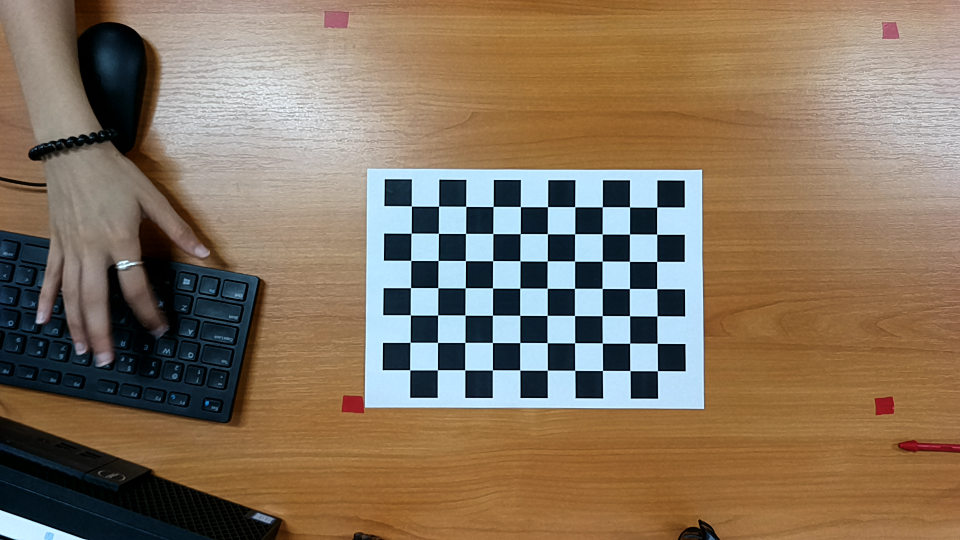
#> input picture examples/images/img0.png, 1920 x 1080 px (shown at 1/2 size); its folder holds 5 pictures in this run; the run also reads 1 picture not shown here
$ python calibration.py
#> lines starting #> are read from the running program, lines starting #| are printed output that depends on the picture; after the words box and inside, x2 and y2 are one past the last pixel; in counts of white or black regions, pixels touching at a corner belong together
import numpy as np
import cv2 as cv
import glob
import pickle

################ FIND CHESSBOARD CORNERS - OBJECT POINTS AND IMAGE POINTS #############################

chessboardSize = (10, 7)
frameSize = (1080, 1920)

# termination criteria
criteria = (cv.TERM_CRITERIA_EPS + cv.TERM_CRITERIA_MAX_ITER, 30, 0.001)

# prepare object points, like (0,0,0), (1,0,0), (2,0,0) ....,(6,5,0)
objp = np.zeros((chessboardSize[0] * chessboardSize[1], 3), np.float32)
objp[:, :2] = np.mgrid[0:chessboardSize[0], 0:chessboardSize[1]].T.reshape(-1, 2)

size_of_chessboard_squares_mm = 20
objp = objp * size_of_chessboard_squares_mm

# Arrays to store object points and image points from all the images.
objpoints = []  # 3d point in real world space
imgpoints = []  # 2d points in image plane.

images = glob.glob('images/*.png')

for image in images:

    img = cv.imread(image)
#> img is the input picture: shape (1080, 1920, 3); mean B, G, R 94.8, 115.7, 134.5
    gray = cv.cvtColor(img, cv.COLOR_BGR2GRAY)
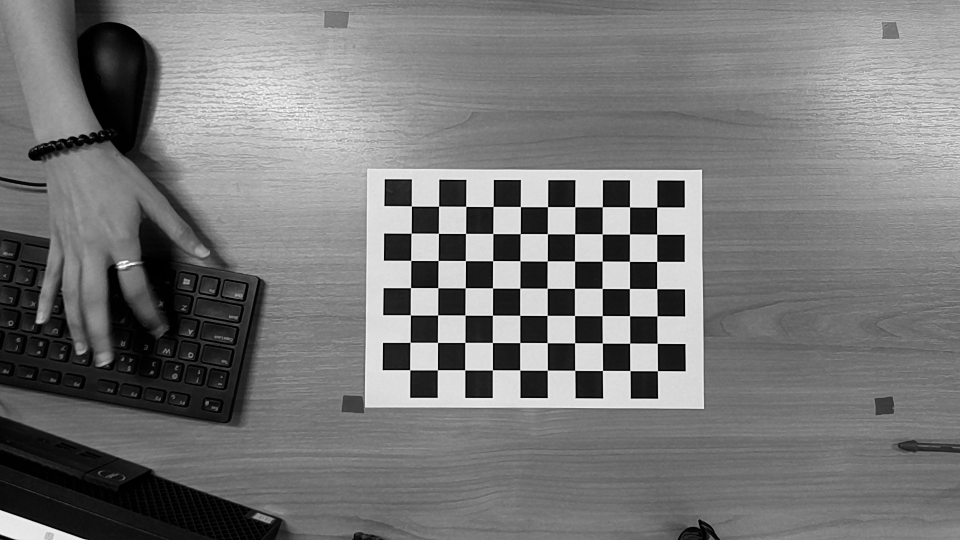
#> gray: shape (1080, 1920) (shown at 1/2 size); min 0, max 255, mean 118.9

    # Find the chess board corners
    ret, corners = cv.findChessboardCorners(gray, chessboardSize, None)
#> ret = True; corners = 70 rows, first 8: [823.4, 412.5], [877.8, 412.8], [932.2, 413.2], [986.7, 413.6], [1041.2, 413.8], [1095.3, 413.9], [1150, 413.8], [1204.8, 414.3]

    # If found, add object points, image points (after refining them)
    if ret:
        objpoints.append(objp)
        corners2 = cv.cornerSubPix(gray, corners, (11, 11), (-1, -1), criteria)
#> corners2 = 70 rows, first 8: [823.3, 412.4], [877.7, 412.8], [932.1, 413.2], [986.7, 413.5], [1041.2, 413.7], [1095.5, 413.9], [1150.1, 414], [1204.9, 414.2]
        imgpoints.append(corners)

        # Draw and display the corners
        cv.drawChessboardCorners(img, chessboardSize, corners2, ret)
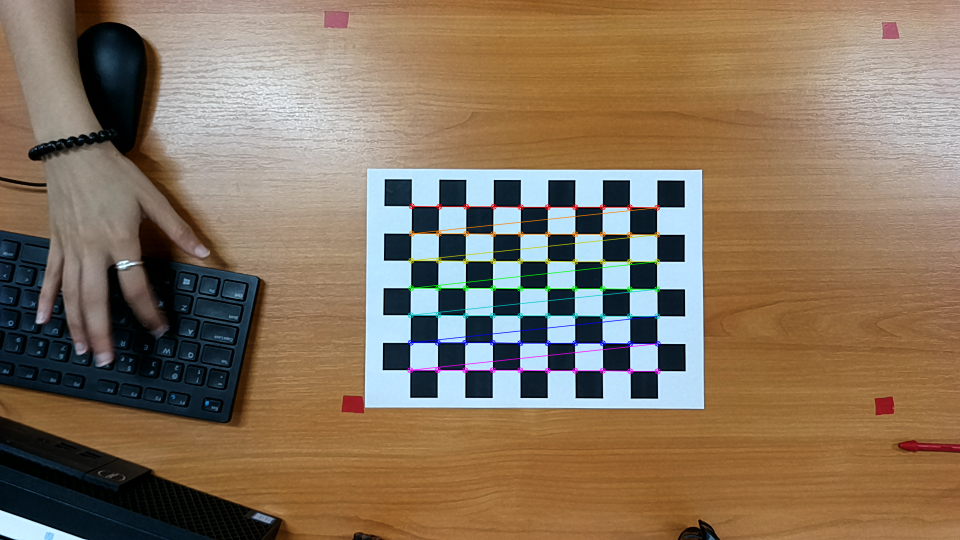
#> img: shape (1080, 1920, 3) (shown at 1/2 size); 1.19% of pixels changed, all inside (x1, y1, x2, y2) = (814, 406, 1322, 749)
        cv.imshow('img', img)
        cv.waitKey(1000)
#> pass 2 of the loop `for image in images:`:
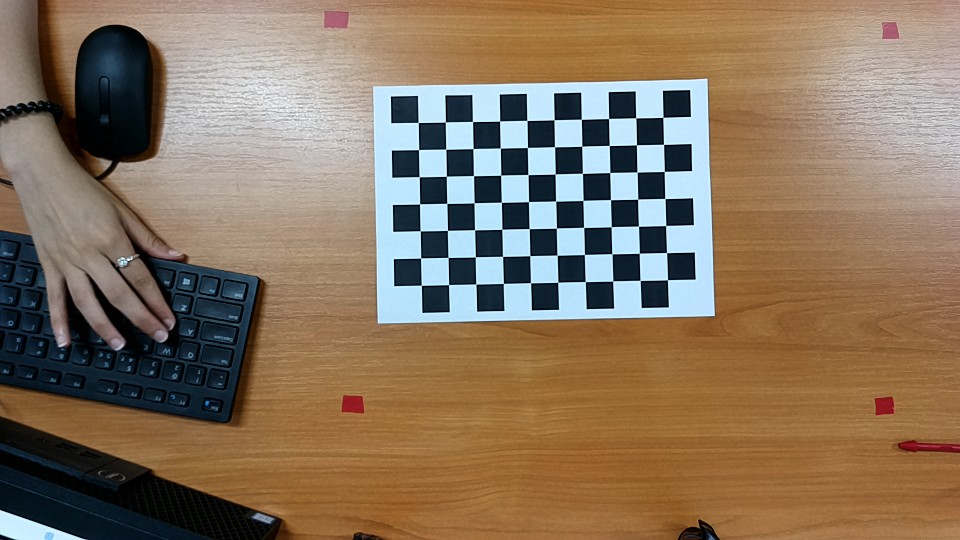
#> input picture examples/images/img1.png, 1920 x 1080 px (shown at 1/2 size)
#> img is the input picture: shape (1080, 1920, 3); mean B, G, R 94.9, 116.1, 135.6
#> `gray = cv.cvtColor(img, cv.COLOR_BGR2GRAY)`:
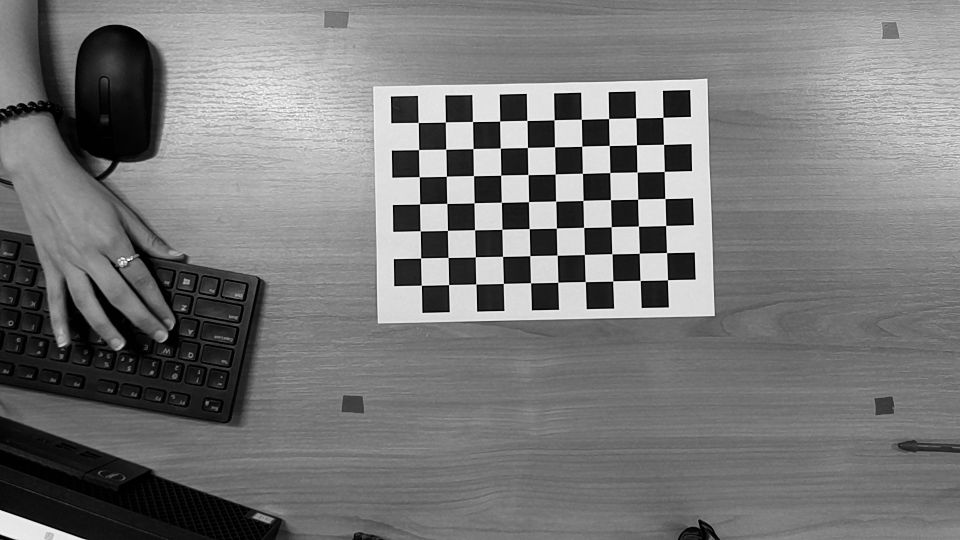
#> gray: shape (1080, 1920) (shown at 1/2 size); min 0, max 255, mean 119.5
#> corners = 70 rows, first 8: [836.9, 245.5], [891.2, 244.5], [945.4, 243.6], [999.8, 242.8], [1054.4, 241.5], [1108.4, 240.4], [1163, 239.2], [1217.6, 237.7]
#> corners2 = 70 rows, first 8: [836.8, 245.4], [891.2, 244.5], [945.4, 243.6], [999.9, 242.6], [1054.3, 241.4], [1108.6, 240.2], [1163, 239], [1217.7, 237.5]
#> `cv.drawChessboardCorners(img, chessboardSize, corners2, ret)`:
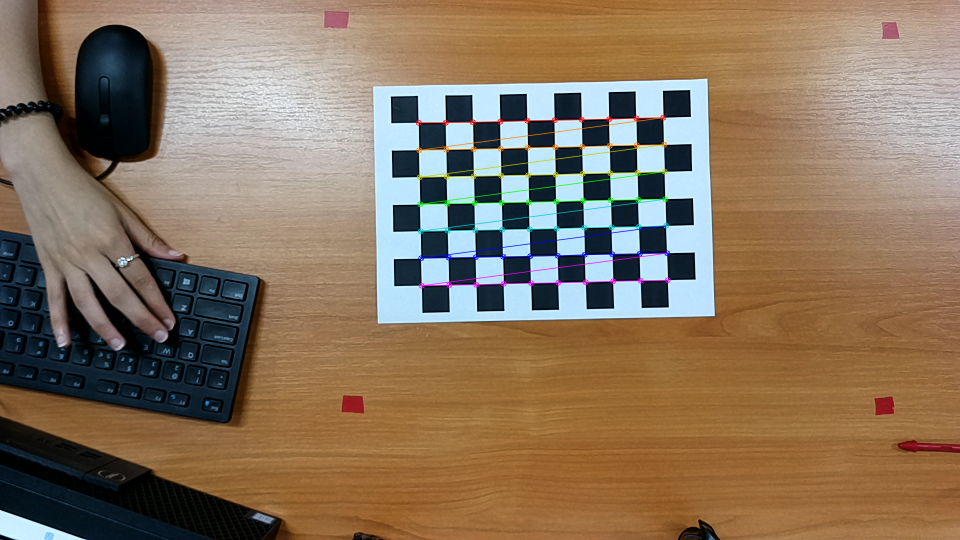
#> img: shape (1080, 1920, 3) (shown at 1/2 size); 1.19% of pixels changed, all inside (x1, y1, x2, y2) = (831, 229, 1342, 578)
#> pass 3 of the loop `for image in images:`:
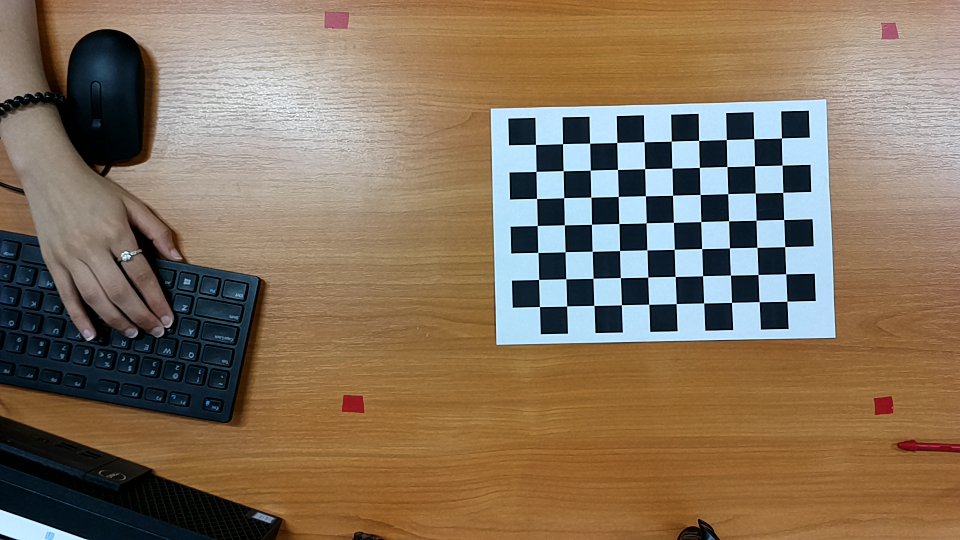
#> input picture examples/images/img10.png, 1920 x 1080 px (shown at 1/2 size)
#> img is the input picture: shape (1080, 1920, 3); mean B, G, R 92.9, 114.1, 132.7
#> `gray = cv.cvtColor(img, cv.COLOR_BGR2GRAY)`:
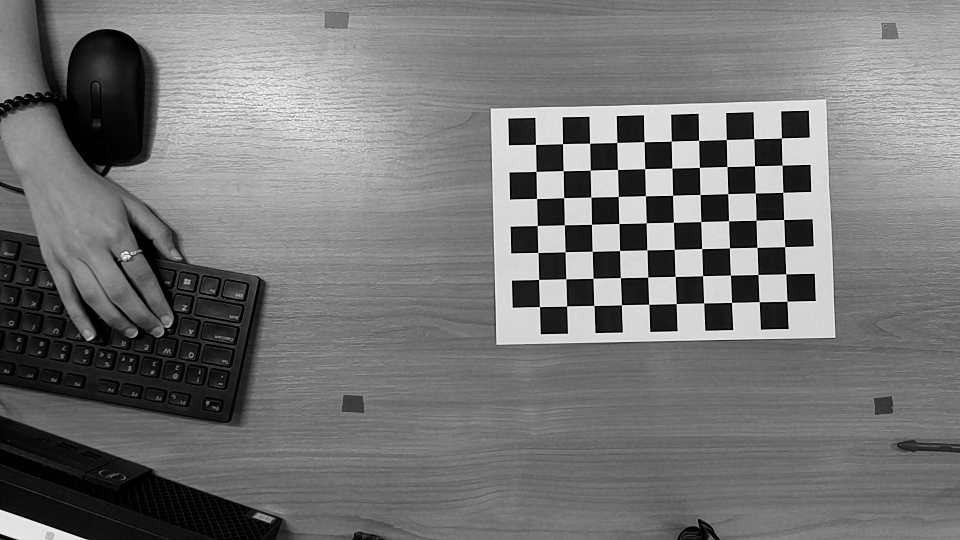
#> gray: shape (1080, 1920) (shown at 1/2 size); min 0, max 255, mean 117.2
#> corners = 70 rows, first 8: [1071.6, 289.4], [1125.5, 287.9], [1179.7, 286.7], [1234.2, 285.3], [1288.7, 284], [1342.9, 282.6], [1397.7, 281.2], [1453.1, 279.6]
#> corners2 = 70 rows, first 8: [1071.5, 289.3], [1125.5, 287.9], [1179.8, 286.7], [1234.2, 285.4], [1288.7, 284], [1342.9, 282.7], [1397.7, 281.3], [1453, 279.6]
#> `cv.drawChessboardCorners(img, chessboardSize, corners2, ret)`:
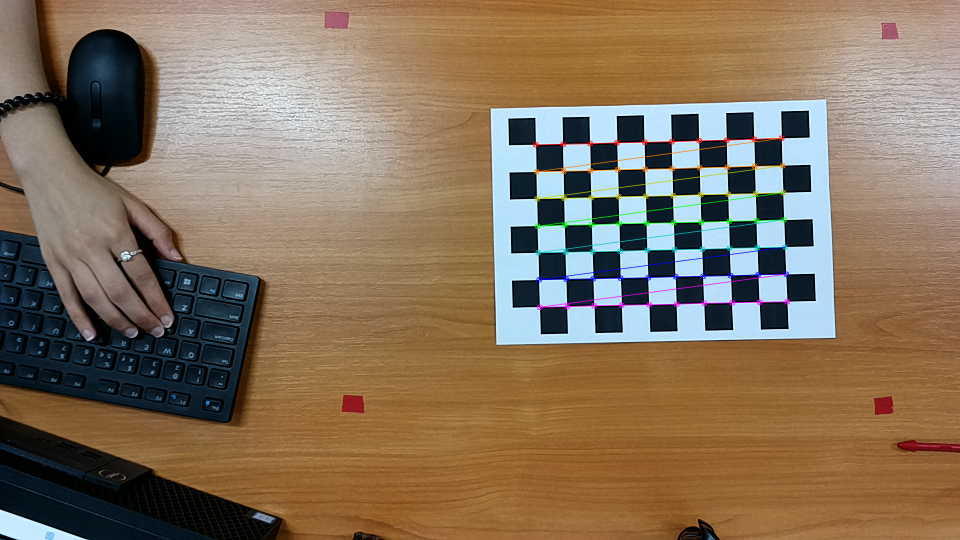
#> img: shape (1080, 1920, 3) (shown at 1/2 size); 1.19% of pixels changed, all inside (x1, y1, x2, y2) = (1065, 270, 1581, 621)
#> the loop made 5 passes; the first 3 are shown

cv.destroyAllWindows()

############## CALIBRATION #######################################################

ret, cameraMatrix, dist, rvecs, tvecs = cv.calibrateCamera(objpoints, imgpoints, frameSize, None, None)

print('camera calibrated :', ret)
print('\n Camera Matrix : \n', cameraMatrix)
print('\nDistortion Parameters\n',dist)
print('\nRotation Vectors \n',rvecs)
print('\nTranstlation Vectors \n',tvecs)

# Save the camera calibration result for later use (we won't worry about rvecs / tvecs)
pickle.dump((cameraMatrix, dist), open("calibration.pkl", "wb"))
pickle.dump(cameraMatrix, open("cameraMatrix.pkl", "wb"))
pickle.dump(dist, open("dist.pkl", "wb"))

############## UNDISTORTION #####################################################

img = cv.imread('images/img1.png')
h, w = img.shape[:2]
#> h = 1080; w = 1920
newCameraMatrix, roi = cv.getOptimalNewCameraMatrix(cameraMatrix, dist, (w, h), 1, (w, h))

# Undistort
dst = cv.undistort(img, cameraMatrix, dist, None, newCameraMatrix)
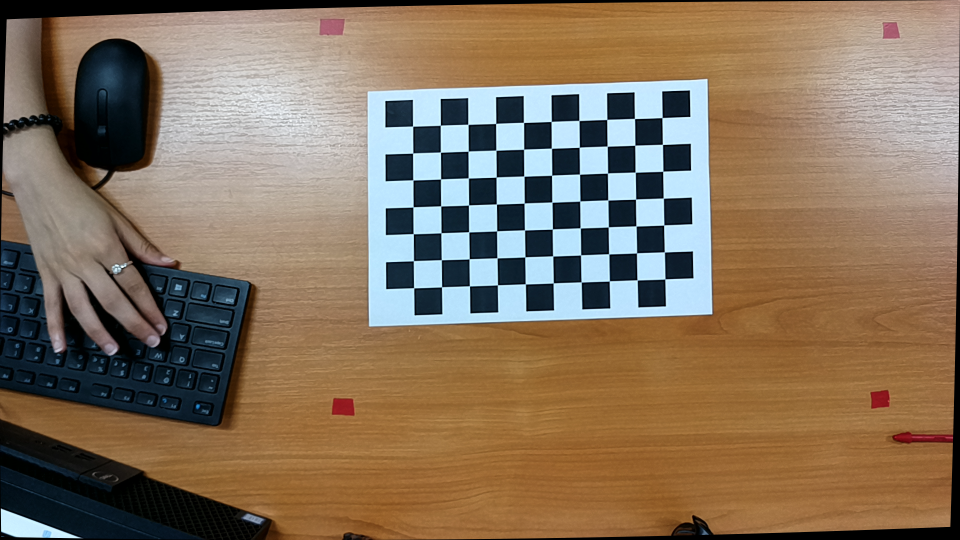
#> dst: shape (1080, 1920, 3) (shown at 1/2 size); mean B, G, R 93.2, 114, 133

# crop the image
x, y, w, h = roi
dst = dst[y:y + h, x:x + w]
#> dst: shape (1014, 1886, 3)
cv.imwrite('caliResult1.png', dst)

# Undistort with Remapping
mapx, mapy = cv.initUndistortRectifyMap(cameraMatrix, dist, None, newCameraMatrix, (w, h), 5)
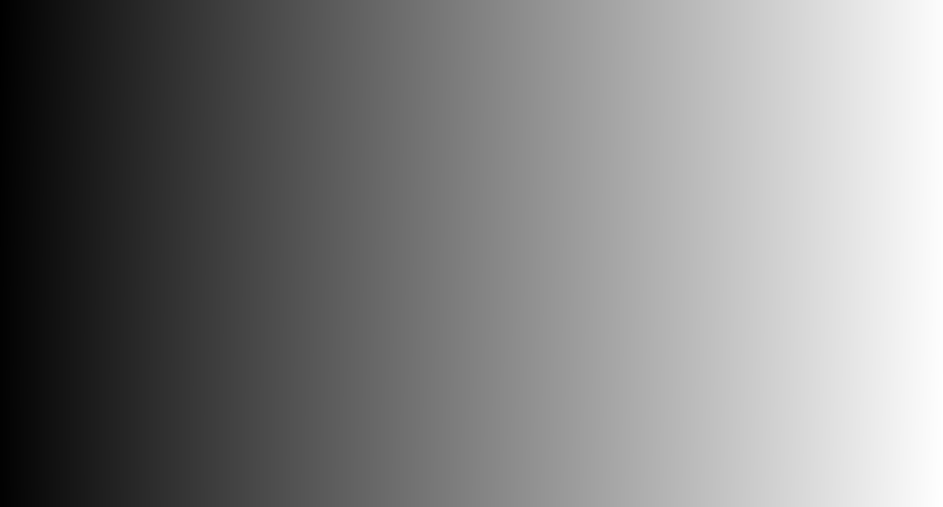
#> mapx: shape (1014, 1886) float32 (shown at 1/2 size); min -16.02, max 1902.5, mean 951.3; drawn with min black and max white
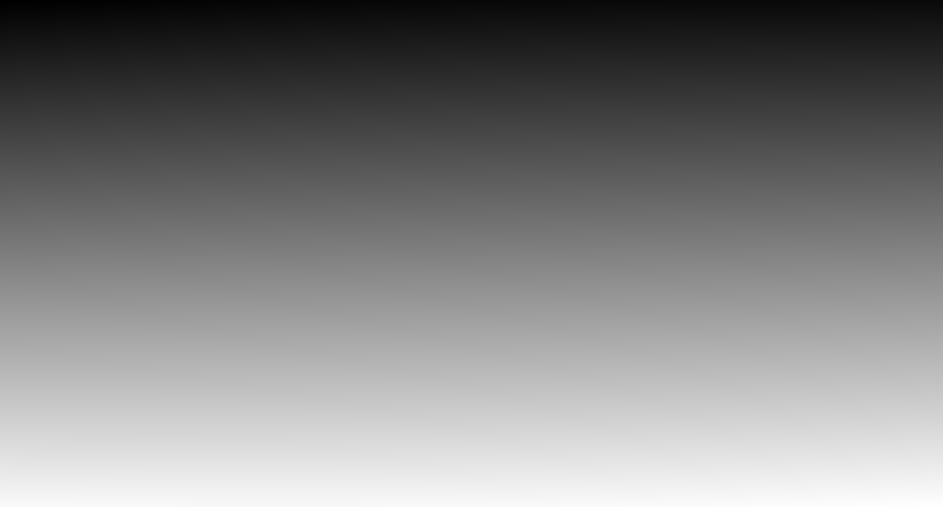
#> mapy: shape (1014, 1886) float32 (shown at 1/2 size); min -41.43, max 1037, mean 502.2; drawn with min black and max white
dst = cv.remap(img, mapx, mapy, cv.INTER_LINEAR)
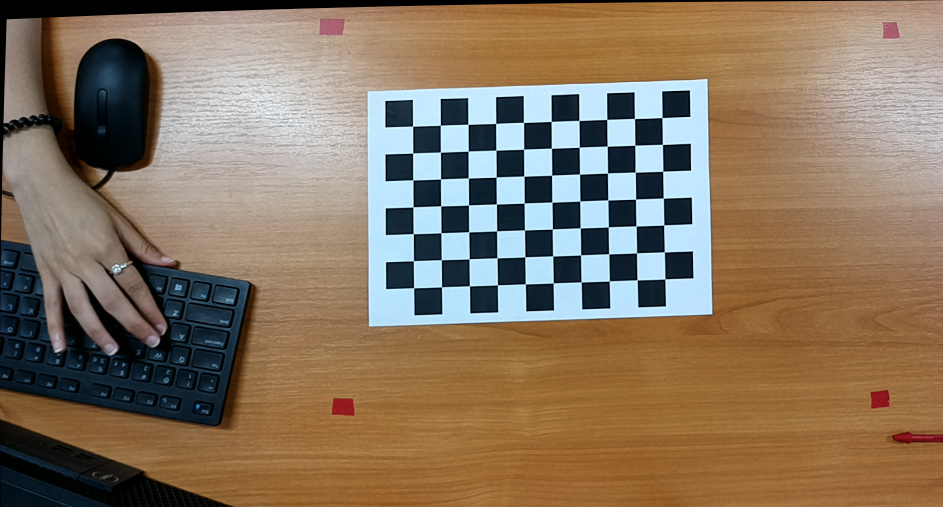
#> dst: shape (1014, 1886, 3) (shown at 1/2 size); mean B, G, R 96, 116.5, 135

# crop the image
x, y, w, h = roi
dst = dst[y:y + h, x:x + w]
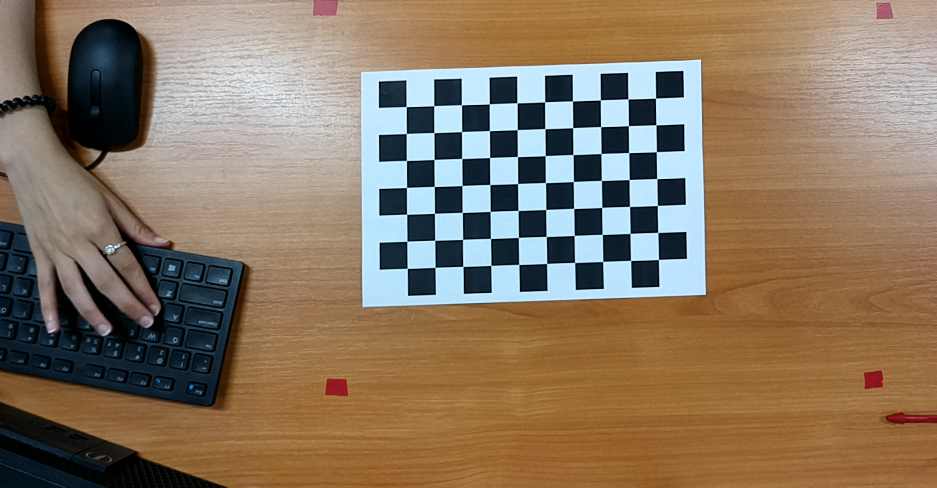
#> dst: shape (975, 1873, 3) (shown at 1/2 size); mean B, G, R 97.8, 118.3, 136.6
cv.imwrite('caliResult2.png', dst)

# Reprojection Error
mean_error = 0

for i in range(len(objpoints)):
    imgpoints2, _ = cv.projectPoints(objpoints[i], rvecs[i], tvecs[i], cameraMatrix, dist)
    error = cv.norm(imgpoints[i], imgpoints2, cv.NORM_L2) / len(imgpoints2)
    mean_error += error

print("\n total error: {}".format(mean_error / len(objpoints)))
print('\n\n\n')
